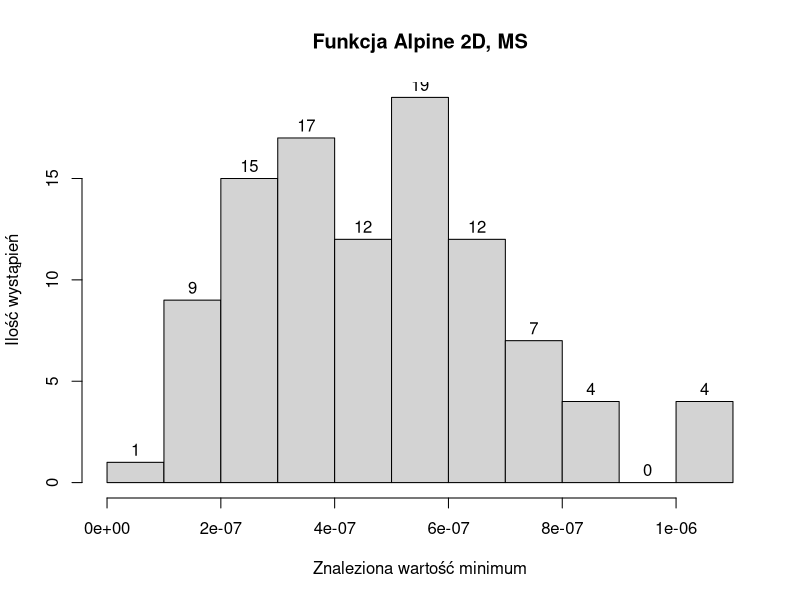
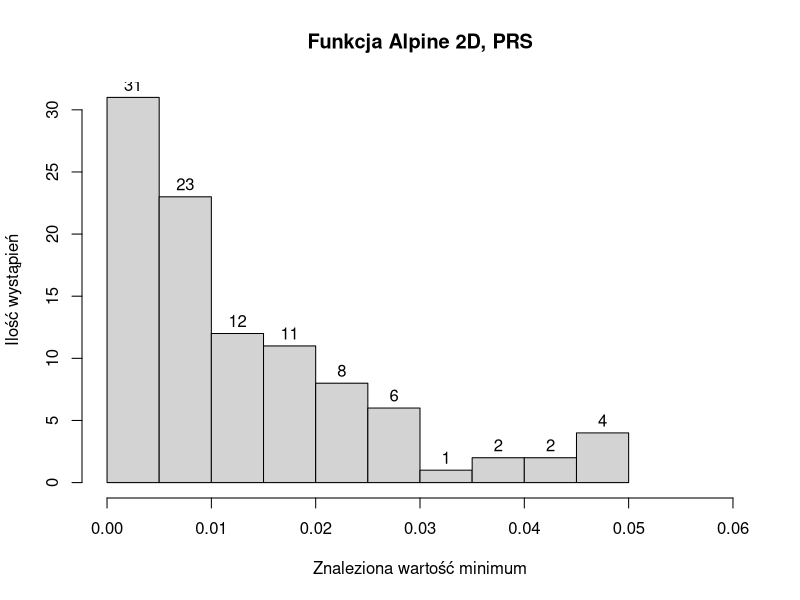
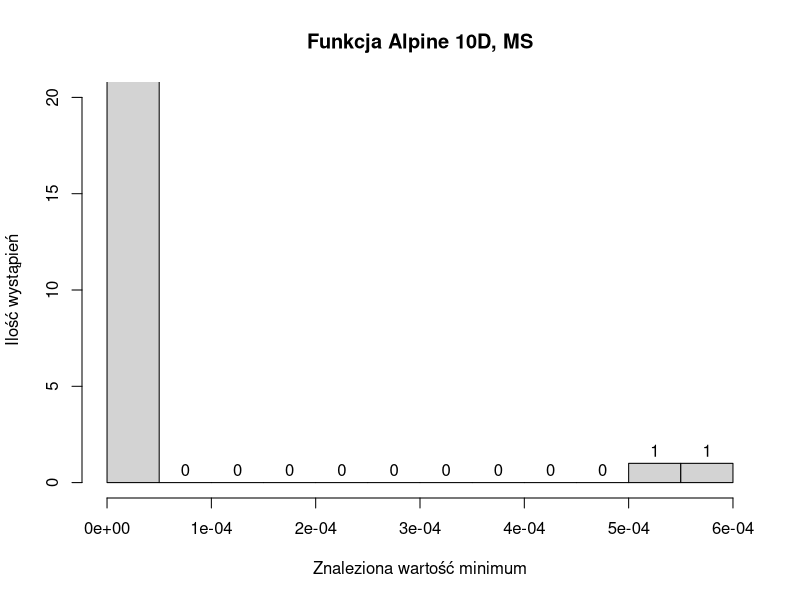
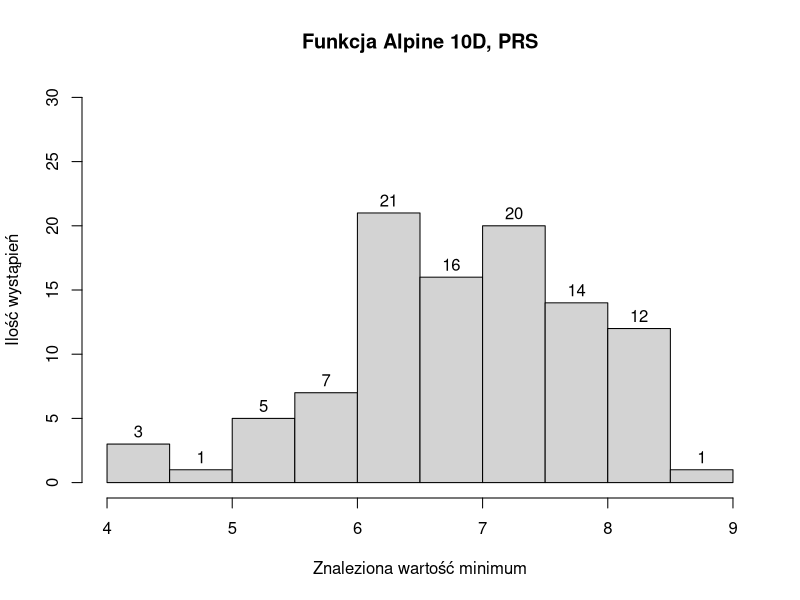
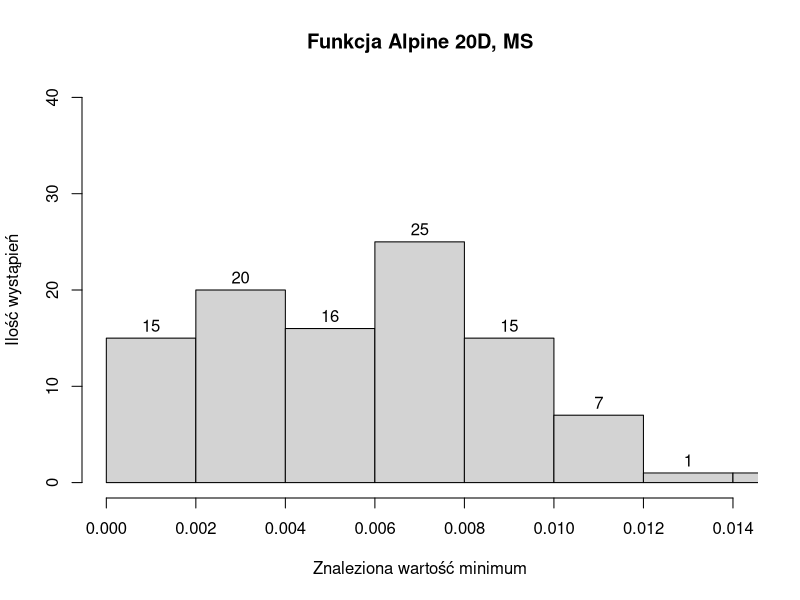
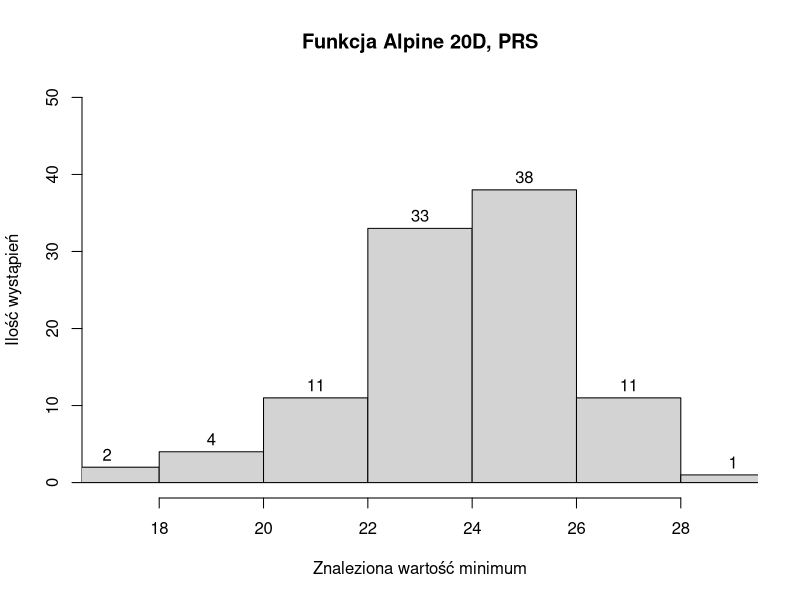
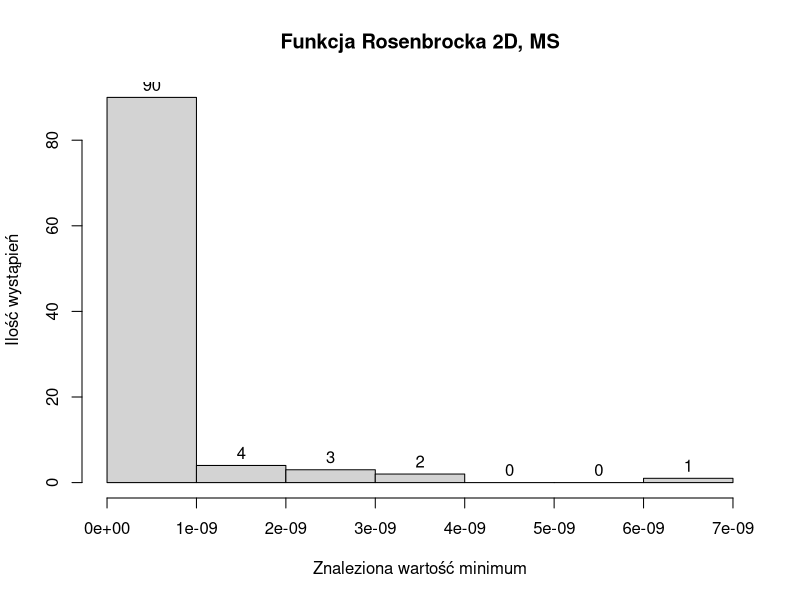
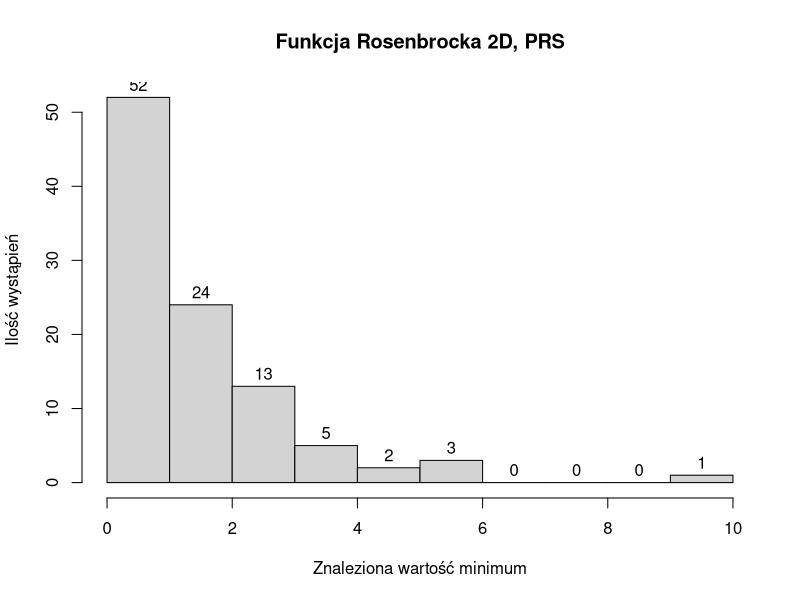

These figures' R source, in order:
## ---- chunk 1
library(knitr)
ams2 <- read.csv("./res/alpine01ms2.csv")[, 1]
ams10 <- read.csv("./res/alpine01ms10.csv")[, 1]
ams20 <- read.csv("./res/alpine01ms20.csv")[, 1]
aprs2 <- read.csv("./res/alpine01prs2.csv")[, 1]
aprs10 <- read.csv("./res/alpine01prs10.csv")[, 1]
aprs20 <- read.csv("./res/alpine01prs20.csv")[, 1]
pms2 <- read.csv("./res/rosenbrockms2.csv")[, 1]
pms10 <- read.csv("./res/rosenbrockms10.csv")[, 1]
pms20 <- read.csv("./res/rosenbrockms20.csv")[, 1]
pprs2 <- read.csv("./res/rosenbrockprs2.csv")[, 1]
pprs10 <- read.csv("./res/rosenbrockprs10.csv")[, 1]
pprs20 <- read.csv("./res/rosenbrockprs20.csv")[, 1]

createTable <- function(f1,f2) {
  frame <- data.frame(
  Algorithm = c("MS", "PRS"),
  Mean = c(mean(f1), mean(f2)),
  Min = c(min(f1), min(f2)),
  Max = c(max(f1), max(f2)),
  Median = c(median(f1), median(f2)),
  LowerQuartile = c(quantile(f1, 0.25), quantile(f2, 0.25)),
  UpperQuartile = c(quantile(f1, 0.75), quantile(f2, 0.75))
)

kable(frame, col.names = c("Algorytm", "Średnia", "Min", "Max", "Mediana", "Dolny kwartyl", "Górny kwartyl"))
}

## ---- chunk 2
createTable(ams2,aprs2)
## ---- chunk 3
hist(ams2, main="Funkcja Alpine 2D, MS", 
     xlab = "Znaleziona wartość minimum", ylab = "Ilość wystąpień", labels = TRUE,
     xlim = c(0,11e-7)
     )
## ---- chunk 4
hist(aprs2, main="Funkcja Alpine 2D, PRS", 
     xlab = "Znaleziona wartość minimum", ylab = "Ilość wystąpień", labels = TRUE,
     xlim = c(0,0.06)
     )
## ---- chunk 5
createTable(ams10,aprs10)
## ---- chunk 6
hist(ams10, main="Funkcja Alpine 10D, MS", 
     xlab = "Znaleziona wartość minimum", ylab = "Ilość wystąpień", labels = TRUE,
     ylim = c(0,20)
     )
## ---- chunk 7
hist(aprs10, main="Funkcja Alpine 10D, PRS", 
     xlab = "Znaleziona wartość minimum", ylab = "Ilość wystąpień", labels = TRUE,
     ylim = c(0,30)
     )
## ---- chunk 8
hist(ams20, main="Funkcja Alpine 20D, MS", 
     xlab = "Znaleziona wartość minimum", ylab = "Ilość wystąpień", labels = TRUE,
     ylim = c(0,40), xlim = c(16e-6,14e-3)
     )
## ---- chunk 9
hist(aprs20, main="Funkcja Alpine 20D, PRS", 
     xlab = "Znaleziona wartość minimum", ylab = "Ilość wystąpień", labels = TRUE,
     ylim = c(0,50), xlim = c(17,29)
     )
## ---- chunk 10
hist(pms2, main="Funkcja Rosenbrocka 2D, MS", 
     xlab = "Znaleziona wartość minimum", ylab = "Ilość wystąpień", labels = TRUE
     )
## ---- chunk 11
hist(pprs2, main="Funkcja Rosenbrocka 2D, PRS", 
     xlab = "Znaleziona wartość minimum", ylab = "Ilość wystąpień", labels = TRUE
     )
## ---- chunk 12
hist(pms10, main="Funkcja Rosenbrocka 10D, MS", 
     xlab = "Znaleziona wartość minimum", ylab = "Ilość wystąpień", labels = TRUE,
     )
## ---- chunk 13
hist(pprs10, main="Funkcja Rosenbrocka 10D, PRS", 
     xlab = "Znaleziona wartość minimum", ylab = "Ilość wystąpień", labels = TRUE,
     )
## ---- chunk 14
hist(pms20, main="Funkcja Rosenbrocka 20D, MS", 
     xlab = "Znaleziona wartość minimum", ylab = "Ilość wystąpień", labels = TRUE,
     )
## ---- chunk 15
hist(pprs20, main="Funkcja Rosenbrocka 20D, PRS", 
     xlab = "Znaleziona wartość minimum", ylab = "Ilość wystąpień", labels = TRUE,
     )
## ---- chunk 16
boxplot(ams2, aprs2, main = "Funkcja Alpine, 2D", names = c("MS", "PRS"), ylab = "Wartość")
boxplot(ams10, aprs10, main = "Funkcja Alpine, 10D", names = c("MS", "PRS"), ylab = "Wartość")
boxplot(ams20, aprs20, main = "Funkcja Alpine, 20D", names = c("MS", "PRS"), ylab = "Wartość")
boxplot(pms2, pprs2, main = "Funkcja Rosenbrocka, 2D", names = c("MS", "PRS"), ylab = "Wartość")
boxplot(pms10, pprs10, main = "Funkcja Rosenbrocka, 10D", names = c("MS", "PRS"), ylab = "Wartość")
boxplot(pms20, pprs20, main = "Funkcja Rosenbrocka, 20D", names = c("MS", "PRS"), ylab = "Wartość")
## ---- chunk 17
t.test(x = aprs2, y = ams2, paired=TRUE)
## ---- chunk 18
t.test(x = aprs10, y = ams10, paired=TRUE)
## ---- chunk 19
t.test(x = aprs20, y = ams20, paired=TRUE)
## ---- chunk 20
t.test(x = pprs2, y = pms2, paired=TRUE)
## ---- chunk 21
t.test(x = pprs10, y = pms10, paired=TRUE)
## ---- chunk 22
t.test(x = pprs20, y = pms20, paired=TRUE)
